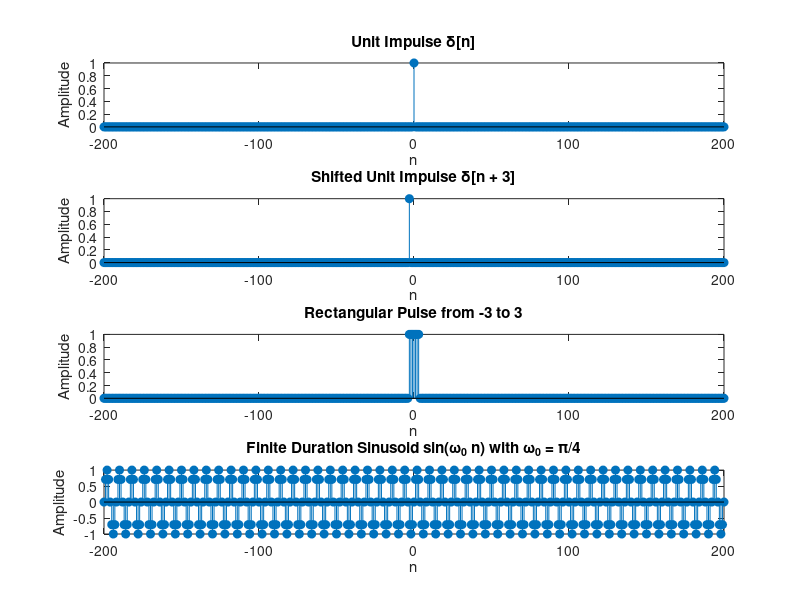

The MATLAB source for this figure:
n = -200:200;  

signals = cell(1, 4);


for i = 1:4
    switch i
        case 1
            % 1. Unit impulse δ[n]
            signals{i} = (n == 0);  % δ[n] = 1 when n == 0, 0 otherwise
            
        case 2
            % 2. Shifted unit impulse δ[n + 3]
            signals{i} = (n == -3);  % δ[n + 3] = 1 when n == -3, 0 otherwise
            
        case 3
            % 3. Rectangular pulse from -3 to 3
            signals{i} = (n >= -3 & n <= 3);  % Rectangular pulse from n = -3 to 3
            
        case 4
            % 4. Finite duration sinusoid sin(ω0n) with ω0 = π/4 for n = -200 to 200
            w0 = pi/4;
            signals{i} = sin(w0 * n);  % Sinusoid with ω0 = π/4
    end
end

% Plot the signals
figure;
for i = 1:4
    subplot(4, 1, i);
    stem(n, signals{i}, 'filled');
    switch i
        case 1
            title('Unit Impulse \delta[n]');
        case 2
            title('Shifted Unit Impulse \delta[n + 3]');
        case 3
            title('Rectangular Pulse from -3 to 3');
        case 4
            title('Finite Duration Sinusoid sin(\omega_0 n) with \omega_0 = \pi/4');
    end
    xlabel('n');
    ylabel('Amplitude');
end
